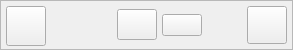
       <widget class="QFrame" name="frame_2">
        <property name="minimumSize">
         <size>
          <width>0</width>
          <height>50</height>
         </size>
        </property>
        <property name="maximumSize">
         <size>
          <width>16777215</width>
          <height>50</height>
         </size>
        </property>
        <property name="frameShape">
         <enum>QFrame::StyledPanel</enum>
        </property>
        <property name="frameShadow">
         <enum>QFrame::Raised</enum>
        </property>
        <layout class="QHBoxLayout" name="horizontalLayout_2">
         <property name="spacing">
          <number>5</number>
         </property>
         <property name="leftMargin">
          <number>5</number>
         </property>
         <property name="topMargin">
          <number>5</number>
         </property>
         <property name="rightMargin">
          <number>5</number>
         </property>
         <property name="bottomMargin">
          <number>5</number>
         </property>
         <item>
          <widget class="QPushButton" name="button_show_hide_config">
           <property name="minimumSize">
            <size>
             <width>40</width>
             <height>40</height>
            </size>
           </property>
           <property name="maximumSize">
            <size>
             <width>42</width>
             <height>40</height>
            </size>
           </property>
           <property name="text">
            <string/>
           </property>
           <property name="icon">
            <iconset>
             <normaloff>../../../../../../.designer/backup/icon/left.png</normaloff>../../../../../../.designer/backup/icon/left.png</iconset>
           </property>
           <property name="iconSize">
            <size>
             <width>40</width>
             <height>40</height>
            </size>
           </property>
          </widget>
         </item>
         <item>
          <spacer name="horizontalSpacer_4">
           <property name="orientation">
            <enum>Qt::Horizontal</enum>
           </property>
           <property name="sizeHint" stdset="0">
            <size>
             <width>66</width>
             <height>35</height>
            </size>
           </property>
          </spacer>
         </item>
         <item>
          <widget class="QPushButton" name="button_open_image">
           <property name="minimumSize">
            <size>
             <width>0</width>
             <height>0</height>
            </size>
           </property>
           <property name="maximumSize">
            <size>
             <width>40</width>
             <height>16777215</height>
            </size>
           </property>
           <property name="font">
            <font>
             <family>Sans Serif</family>
             <pointsize>12</pointsize>
            </font>
           </property>
           <property name="text">
            <string/>
           </property>
          </widget>
         </item>
         <item>
          <widget class="QPushButton" name="button_run_video">
           <property name="maximumSize">
            <size>
             <width>40</width>
             <height>16777215</height>
            </size>
           </property>
           <property name="text">
            <string/>
           </property>
           <property name="checkable">
            <bool>true</bool>
           </property>
          </widget>
         </item>
         <item>
          <spacer name="horizontalSpacer_7">
           <property name="orientation">
            <enum>Qt::Horizontal</enum>
           </property>
           <property name="sizeHint" stdset="0">
            <size>
             <width>40</width>
             <height>20</height>
            </size>
           </property>
          </spacer>
         </item>
         <item>
          <widget class="QPushButton" name="button_show_hide_rebalance">
           <property name="minimumSize">
            <size>
             <width>0</width>
             <height>30</height>
            </size>
           </property>
           <property name="maximumSize">
            <size>
             <width>42</width>
             <height>40</height>
            </size>
           </property>
           <property name="text">
            <string/>
           </property>
           <property name="icon">
            <iconset>
             <normaloff>../../../../../../.designer/backup/icon/right_box.png</normaloff>../../../../../../.designer/backup/icon/right_box.png</iconset>
           </property>
           <property name="iconSize">
            <size>
             <width>40</width>
             <height>40</height>
            </size>
           </property>
          </widget>
         </item>
        </layout>
       </widget>
